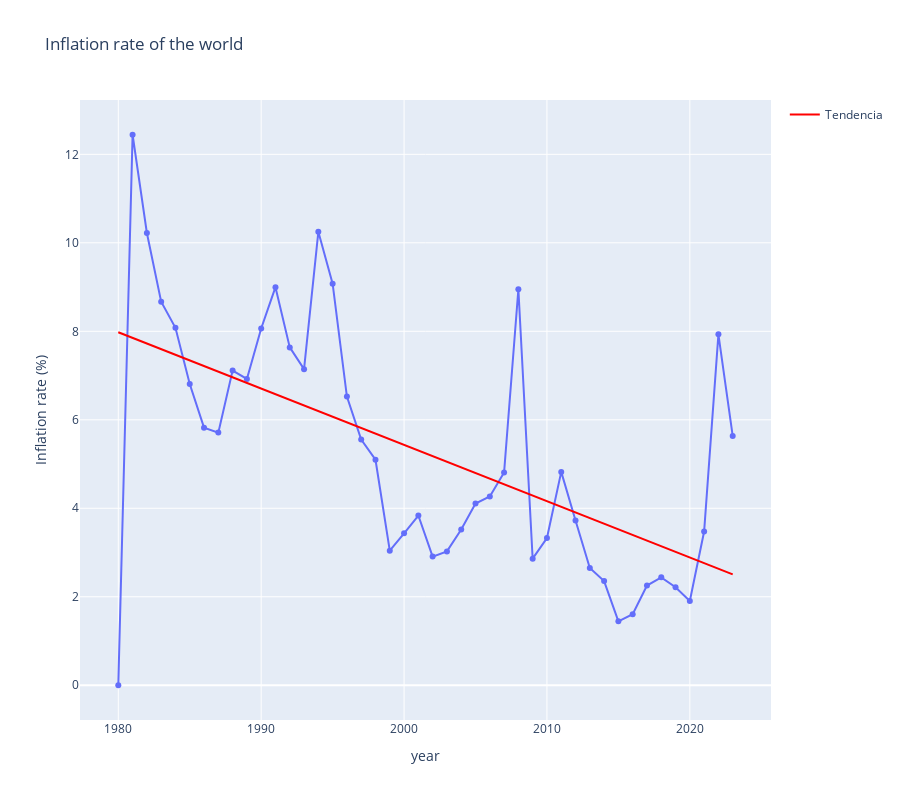

The cell this chart's notebook holds for it:
### Markdown cell above
# Trend Historical Inflation of the world

### Code cell
fig = px.line(df_inflation_world, 
              x='year', 
              y='inflation_rate', 
              title='Inflation rate of the world', 
              markers=True,
              labels={'inflation_rate': 'Inflation rate (%)'},
              height=height)

# Calcular la línea de tendencia
z = np.polyfit(df_inflation_world['year'], df_inflation_world['inflation_rate'], 1)
p = np.poly1d(z)

# Agregar la línea de tendencia al gráfico
fig.add_trace(go.Scatter(
    x=df_inflation_world['year'],
    y=p(df_inflation_world['year']),
    mode='lines',
    name='Tendencia',
    line=dict(color='red')
))

if kaggle:
    fig.show(renderer='iframe_connected')
else:
    fig.show()

### Figure 1 — Plotly figure (JSON) as saved in the notebook; plotly's stock layout.template omitted (floating-point values rounded to 4 significant figures)
{"data": [{"hovertemplate": "year=%{x}<br>Inflation rate (%)=%{y}<extra></extra>", "legendgroup": "", "line": {"color": "#636efa", "dash": "solid"}, "marker": {"symbol": "circle"}, "mode": "lines+markers", "name": "", "orientation": "v", "showlegend": false, "type": "scatter", "x": [1980, 1981, 1982, 1983, 1984, 1985, 1986, 1987, 1988, 1989, 1990, 1991, 1992, 1993, 1994, 1995, 1996, 1997, 1998, 1999, 2000, 2001, 2002, 2003, 2004, 2005, 2006, 2007, 2008, 2009, 2010, 2011, 2012, 2013, 2014, 2015, 2016, 2017, 2018, 2019, 2020, 2021, 2022, 2023], "xaxis": "x", "y": [0, 12.44, 10.22, 8.669, 8.08, 6.808, 5.823, 5.71, 7.113, 6.924, 8.063, 8.997, 7.636, 7.145, 10.25, 9.077, 6.526, 5.554, 5.097, 3.042, 3.434, 3.837, 2.908, 3.025, 3.518, 4.107, 4.267, 4.81, 8.95, 2.86, 3.326, 4.822, 3.725, 2.652, 2.354, 1.444, 1.606, 2.254, 2.439, 2.217, 1.906, 3.475, 7.931, 5.636], "yaxis": "y"}, {"line": {"color": "red"}, "mode": "lines", "name": "Tendencia", "type": "scatter", "x": [1980, 1981, 1982, 1983, 1984, 1985, 1986, 1987, 1988, 1989, 1990, 1991, 1992, 1993, 1994, 1995, 1996, 1997, 1998, 1999, 2000, 2001, 2002, 2003, 2004, 2005, 2006, 2007, 2008, 2009, 2010, 2011, 2012, 2013, 2014, 2015, 2016, 2017, 2018, 2019, 2020, 2021, 2022, 2023], "y": [7.978, 7.851, 7.724, 7.597, 7.469, 7.342, 7.215, 7.088, 6.96, 6.833, 6.706, 6.579, 6.452, 6.324, 6.197, 6.07, 5.943, 5.815, 5.688, 5.561, 5.434, 5.306, 5.179, 5.052, 4.925, 4.797, 4.67, 4.543, 4.416, 4.288, 4.161, 4.034, 3.907, 3.779, 3.652, 3.525, 3.398, 3.271, 3.143, 3.016, 2.889, 2.762, 2.634, 2.507]}], "layout": {"height": 800, "legend": {"tracegroupgap": 0}, "title": {"text": "Inflation rate of the world"}, "xaxis": {"anchor": "y", "domain": [0, 1], "title": {"text": "year"}}, "yaxis": {"anchor": "x", "domain": [0, 1], "title": {"text": "Inflation rate (%)"}}}}
